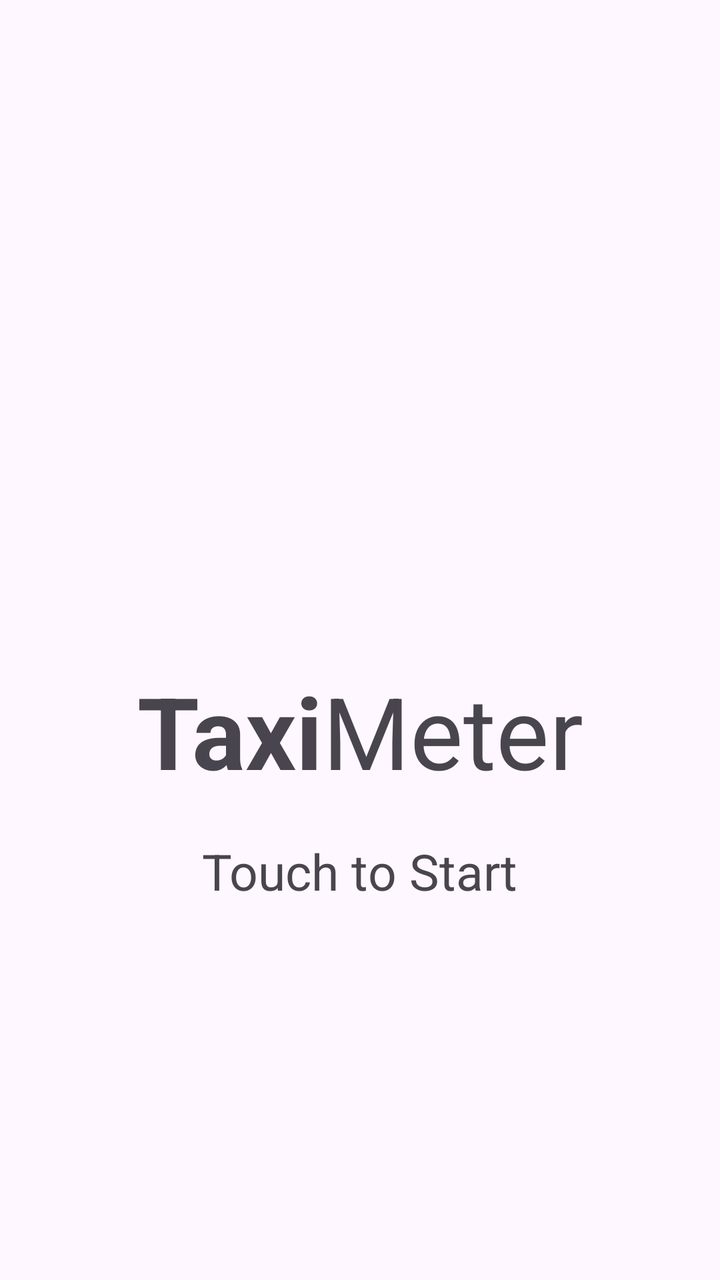
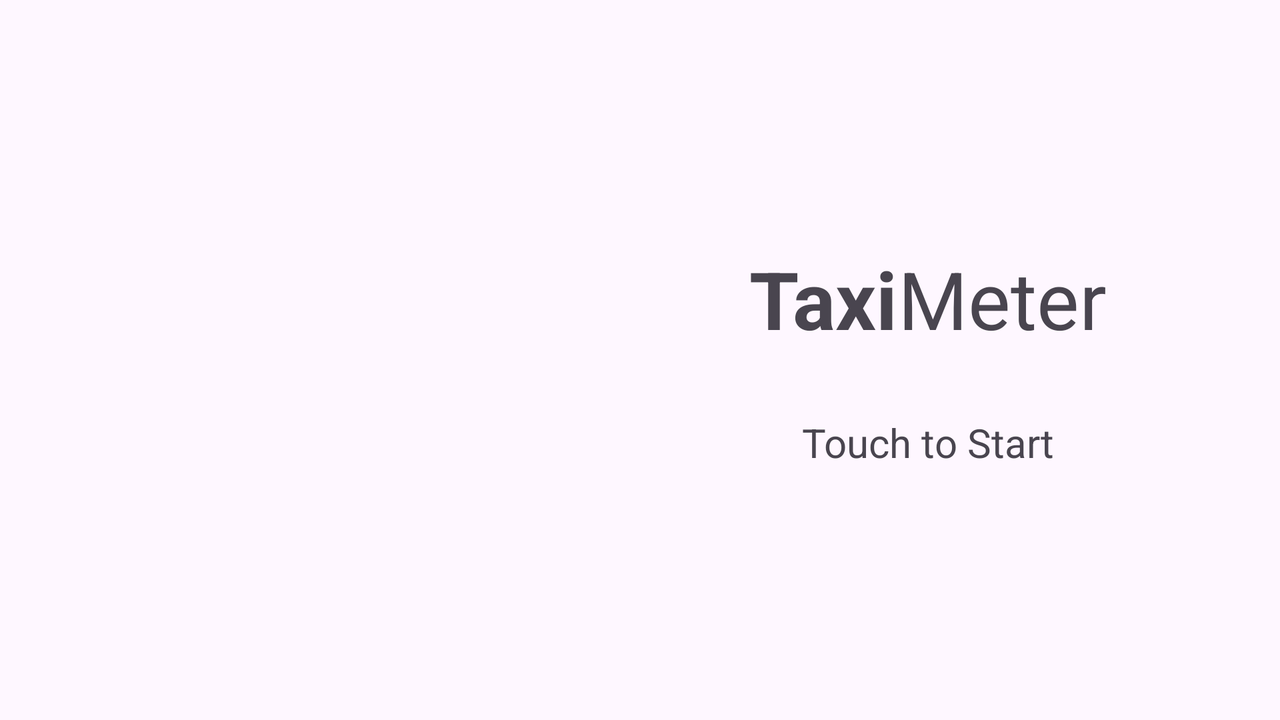

Two renders of one Android screen. The first uses the default layout on a phone; the second uses the alternative layout the repository ships for a different screen configuration, on a matching device. The two XML files are below.
<!-- AndroidManifest.xml: application theme Theme.TaxiMeter -->
<!-- res/layout/fragment_main_home.xml -->
<?xml version="1.0" encoding="utf-8"?>
<androidx.constraintlayout.widget.ConstraintLayout
    xmlns:android="http://schemas.android.com/apk/res/android"
    xmlns:app="http://schemas.android.com/apk/res-auto"
    android:layout_width="match_parent"
    android:layout_height="match_parent">

    <ImageView
        android:layout_width="200dp"
        android:layout_height="200dp"
        android:id="@+id/image_home_taxi"
        app:layout_constraintVertical_bias="0.3"
        app:layout_constraintBottom_toBottomOf="parent"
        app:layout_constraintEnd_toEndOf="parent"
        app:layout_constraintStart_toStartOf="parent"
        app:layout_constraintTop_toTopOf="parent" />

    <TextView
        android:layout_width="wrap_content"
        android:layout_height="wrap_content"
        android:text="@string/tv_home_title_taxi"
        android:textSize="50sp"
        android:textStyle="bold"
        android:id="@+id/tv_home_title_taxi"
        app:layout_constraintStart_toStartOf="parent"
        app:layout_constraintEnd_toStartOf="@id/tv_home_title_meter"
        app:layout_constraintTop_toBottomOf="@id/image_home_taxi"
        app:layout_constraintHorizontal_chainStyle="packed" />

    <TextView
        android:layout_width="wrap_content"
        android:layout_height="wrap_content"
        android:text="@string/tv_home_title_meter"
        android:textSize="50sp"
        android:id="@+id/tv_home_title_meter"
        app:layout_constraintStart_toEndOf="@id/tv_home_title_taxi"
        app:layout_constraintEnd_toEndOf="parent"
        app:layout_constraintTop_toBottomOf="@id/image_home_taxi" />

    <TextView
        android:layout_width="wrap_content"
        android:layout_height="wrap_content"
        android:layout_marginTop="20dp"
        android:text="@string/tv_home_info"
        android:textSize="25sp"
        android:id="@+id/tv_home_info"
        app:layout_constraintStart_toStartOf="parent"
        app:layout_constraintEnd_toEndOf="parent"
        app:layout_constraintTop_toBottomOf="@id/tv_home_title_taxi" />

    <Button
        android:layout_width="match_parent"
        android:layout_height="match_parent"
        android:background="@android:color/transparent"
        android:id="@+id/btn_home_openmeter"
        app:layout_constraintBottom_toBottomOf="parent"
        app:layout_constraintEnd_toEndOf="parent"
        app:layout_constraintStart_toStartOf="parent"
        app:layout_constraintTop_toTopOf="parent" />

</androidx.constraintlayout.widget.ConstraintLayout>
<!-- resources referenced by this layout -->
<resources>
  <string name="tv_home_info">Touch to Start</string>
  <string name="tv_home_title_meter">Meter</string>
  <string name="tv_home_title_taxi">Taxi</string>
  <style name="Theme.TaxiMeter" parent="Base.Theme.TaxiMeter" />
  <style name="Base.Theme.TaxiMeter" parent="Theme.Material3.DayNight.NoActionBar">
          <item name="colorAccent">@color/colorAccent</item>
          <item name="colorPrimary">@color/colorPrimary</item>
          <item name="colorPrimaryDark">@color/colorPrimaryDark</item>
      </style>
  <color name="colorAccent">#616161</color>
  <color name="colorPrimary">#757575</color>
  <color name="colorPrimaryDark">#424242</color>
</resources>
<!-- res/layout-land/fragment_main_home.xml (the repository's variant of the layout above) -->
<!-- drawn on the phone turned sideways -->
<?xml version="1.0" encoding="utf-8"?>
<androidx.constraintlayout.widget.ConstraintLayout
    xmlns:android="http://schemas.android.com/apk/res/android"
    xmlns:app="http://schemas.android.com/apk/res-auto"
    android:layout_width="match_parent"
    android:layout_height="match_parent">

    <ImageView
        android:layout_width="200dp"
        android:layout_height="200dp"
        android:contentDescription="@string/tv_home_info"
        android:id="@+id/image_home_taxi"
        app:layout_constraintHorizontal_bias="0.2"
        app:layout_constraintBottom_toBottomOf="parent"
        app:layout_constraintEnd_toEndOf="parent"
        app:layout_constraintStart_toStartOf="parent"
        app:layout_constraintTop_toTopOf="parent" />

    <TextView
        android:layout_width="wrap_content"
        android:layout_height="wrap_content"
        android:text="@string/tv_home_title_taxi"
        android:textSize="40sp"
        android:textStyle="bold"
        android:id="@+id/tv_home_title_taxi"
        app:layout_constraintVertical_bias="0.4"
        app:layout_constraintHorizontal_chainStyle="packed"
        app:layout_constraintStart_toEndOf="@id/image_home_taxi"
        app:layout_constraintEnd_toStartOf="@id/tv_home_title_meter"
        app:layout_constraintTop_toTopOf="parent"
        app:layout_constraintBottom_toBottomOf="parent" />

    <TextView
        android:layout_width="wrap_content"
        android:layout_height="wrap_content"
        android:text="@string/tv_home_title_meter"
        android:textSize="40sp"
        android:id="@+id/tv_home_title_meter"
        app:layout_constraintVertical_bias="0.4"
        app:layout_constraintStart_toEndOf="@id/tv_home_title_taxi"
        app:layout_constraintEnd_toEndOf="parent"
        app:layout_constraintTop_toTopOf="parent"
        app:layout_constraintBottom_toBottomOf="parent" />

    <TextView
        android:layout_width="wrap_content"
        android:layout_height="wrap_content"
        android:layout_marginTop="20dp"
        android:text="@string/tv_home_info"
        android:textSize="20sp"
        android:id="@+id/tv_home_info"
        app:layout_constraintVertical_bias="0.6"
        app:layout_constraintBottom_toBottomOf="parent"
        app:layout_constraintStart_toEndOf="@id/image_home_taxi"
        app:layout_constraintEnd_toEndOf="parent"
        app:layout_constraintTop_toTopOf="parent" />

    <Button
        android:layout_width="match_parent"
        android:layout_height="match_parent"
        android:background="@android:color/transparent"
        android:id="@+id/btn_home_openmeter"
        app:layout_constraintBottom_toBottomOf="parent"
        app:layout_constraintEnd_toEndOf="parent"
        app:layout_constraintStart_toEndOf="parent"
        app:layout_constraintTop_toTopOf="parent" />

</androidx.constraintlayout.widget.ConstraintLayout>
